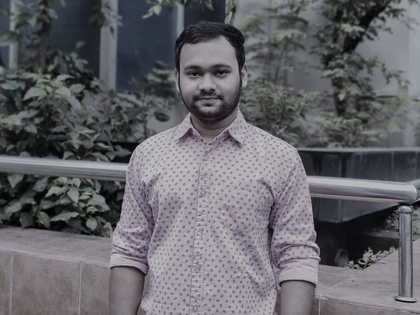
%> input picture MATLAB/MATLAB/lemon1.jpg, 420 x 315 px, shrunk from 1440 x 1080 before the run
$ octave logarithomic.m   (GNU Octave 9; MATLAB toolbox functions it lacks are replaced by stand-ins)
%> lines starting %> are read from the running program, lines starting %| are printed output that depends on the picture
I = (imread('C:\Users\lrlem\Downloads\MATLAB\lemon1.jpg'));
%> I is the input picture: size 315x420x3 uint8; mean R, G, B 101.4, 100.5, 104.9
figure;
I=rgb2gray(I);
%> I: size 315x420 uint8
imshow(I);
I=im2double(I);
%> I: size 315x420 double
[row, col] = size(I);
%> row = 315; col = 420
K = zeros(row, col);
a=5;
for i = 1:row
   for j = 1:col
          K(i,j) = a*log(1+I(i,j));
        end
   end
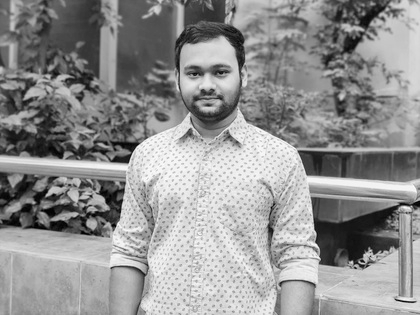
%> K: size 315x420 double; min 0, max 2.84, mean 1.63; drawn with min black and max white
   figure; imshow(K);
%> after `imshow(K)`:
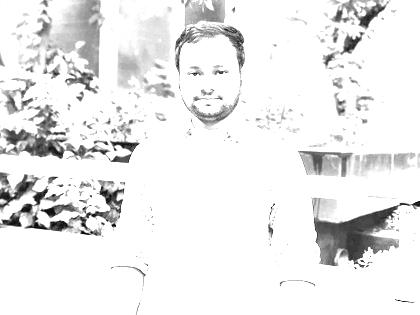
%> displayed picture: size 315x420, on the screen's scale of 0 to 255; min 0, max 255, mean 235.9
   figure;
   plot(I,K,'.r');
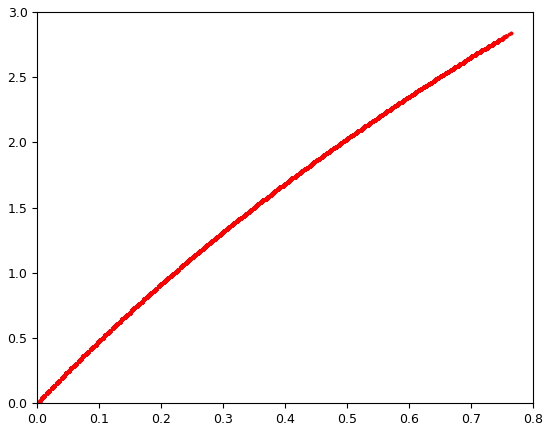
%> figure redrawn from the program's plot data
